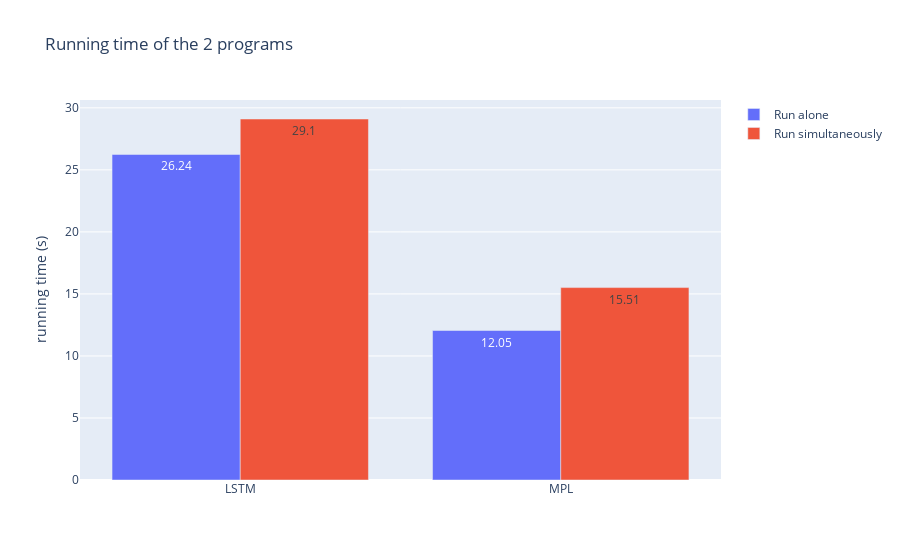

The notebook cell saved with this chart:
### Code cell
import plotly.graph_objects as go
x=["LSTM", 'MPL']
y_alone = [26.24, 12.05]
y_simultaneously = [29.10, 15.51]

fig = go.Figure(data=[
    go.Bar(name='Run alone', x=x, y=y_alone,   text=y_alone, textposition='auto'),
    go.Bar(name='Run simultaneously', x=x, y=y_simultaneously,  text=y_simultaneously, textposition='auto')
])
# Change the bar mode
fig.update_layout(barmode='group', 
    title='Running time of the 2 programs',
                   yaxis=dict(
        title='running time (s)',
    ),
                 )



fig.show()

### Figure 1 — Plotly figure (JSON) as saved in the notebook; plotly's stock layout.template omitted (floating-point values rounded to 4 significant figures)
{"data": [{"name": "Run alone", "text": ["26.24", "12.05"], "textposition": "auto", "type": "bar", "x": ["LSTM", "MPL"], "y": [26.24, 12.05]}, {"name": "Run simultaneously", "text": ["29.1", "15.51"], "textposition": "auto", "type": "bar", "x": ["LSTM", "MPL"], "y": [29.1, 15.51]}], "layout": {"barmode": "group", "title": {"text": "Running time of the 2 programs"}, "yaxis": {"title": {"text": "running time (s)"}}}}
